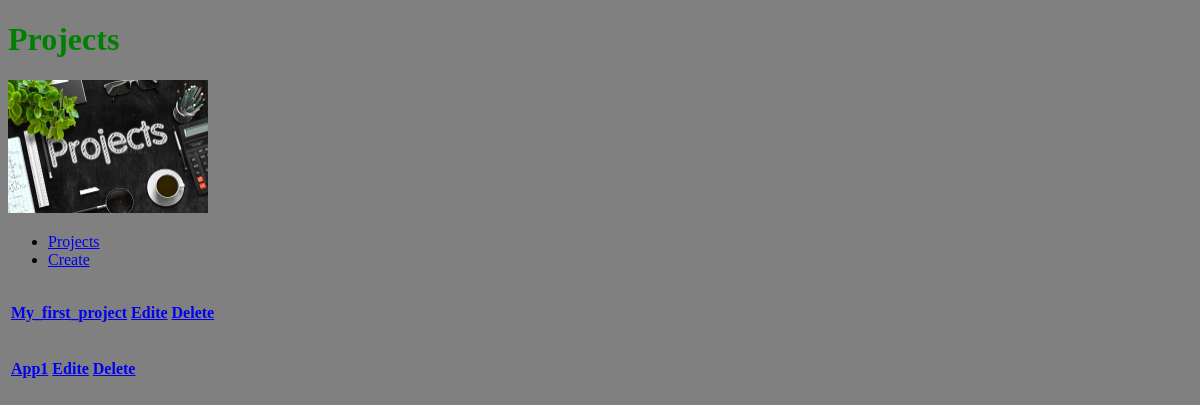
Page /main/ on the earlier database version.
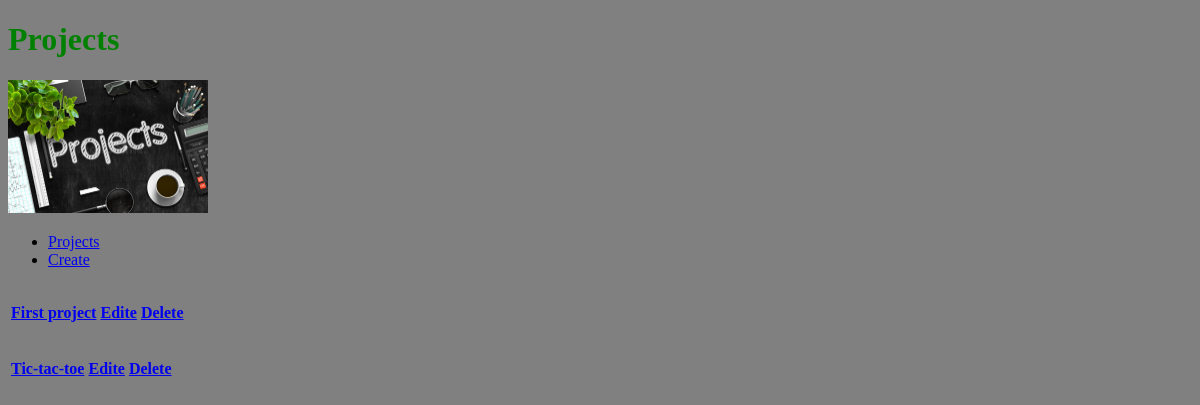
Same page on the later database version.
### main/models.py (models this page shows, shortened)
class Project(models.Model):
    Title = models.CharField(max_length=100)
    featured_image = models.ImageField(null=True,blank=True)
    description = models.TextField(null=True, blank=True)  # null for database issuing, blank to tell Django
    demo_link = models.CharField(max_length=1000, null=True, blank=True)
    source_link = models.CharField(max_length=1000, null=True, blank=True)
    tags = models.ManyToManyField("Tag", blank=True)
    vote_total = models.IntegerField(default=0, editable=False)
    vote_ratio = models.IntegerField(default=0, editable=False)
    created = models.DateTimeField(auto_now_add=True, editable=False)
    id = models.UUIDField(default=uuid.uuid4, unique=True, primary_key=True, editable=False)

### main/views.py (the view)
# urls.py: path('', include('main.urls'))
def main(response):
    projects = Project.objects.all()
    return render(response,"main/main.html",{"projects":projects})

### main/templates/main/main.html (shortened to what this page needs)
<!DOCTYPE html>
{% load static %}
<html lang="en">
<head>
    <link href='{% static "styles/main.css" %}' rel="stylesheet" type="text/css"  />
</head>
<body>
 <div class = "sidenav">
     <h1> Projects </h1>
     <img style = "width: 200px;" src='{% static "images/projects.jpg" %}'>
     <ul>
        <li><a href = "/main">Projects</a></li>
        <li><a href = "{% url 'create' %}">Create</a></li>
     </ul>
    </div>
 {% block content %}
   {% for project in projects %}
  <table>
      <th><p><a href = "{% url 'project' project.id %}">{{project.Title}}</a></p></th>
      <th><p><a href = "{% url 'update_project' project.id %}">Edite</a></p></th>
      <th><p><a href = "{% url 'delete' project.id %}">Delete</a></p></th>
  </table>
   {% endfor%}
 {% endblock %}
</body>
</html>

### static/styles/main.css (style rules this page uses)
body { background-color: grey; }
h1 { color: green }

Differences in the rows shown:
removed Project: Title "My_first_project"
removed Project: Title "App1"
added Project: Title "First project"
added Project: Title "Tic-tac-toe"
